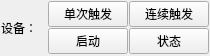
<?xml version="1.0" encoding="UTF-8"?>
<ui version="4.0">
 <class>ControlForm</class>
 <widget class="QWidget" name="ControlForm">
  <property name="geometry">
   <rect>
    <x>0</x>
    <y>0</y>
    <width>210</width>
    <height>56</height>
   </rect>
  </property>
  <property name="maximumSize">
   <size>
    <width>16777215</width>
    <height>66</height>
   </size>
  </property>
  <property name="windowTitle">
   <string>Form</string>
  </property>
  <layout class="QGridLayout" name="gridLayout_2">
   <property name="leftMargin">
    <number>1</number>
   </property>
   <property name="topMargin">
    <number>1</number>
   </property>
   <property name="rightMargin">
    <number>1</number>
   </property>
   <property name="bottomMargin">
    <number>1</number>
   </property>
   <property name="spacing">
    <number>1</number>
   </property>
   <item row="0" column="0">
    <widget class="QLabel" name="label">
     <property name="text">
      <string>设备：</string>
     </property>
    </widget>
   </item>
   <item row="0" column="1">
    <layout class="QGridLayout" name="gridLayout">
     <item row="0" column="0">
      <widget class="QPushButton" name="btnTrig">
       <property name="text">
        <string>单次触发</string>
       </property>
       <property name="checkable">
        <bool>true</bool>
       </property>
      </widget>
     </item>
     <item row="0" column="1">
      <widget class="QPushButton" name="btnAuto">
       <property name="text">
        <string>连续触发</string>
       </property>
       <property name="checkable">
        <bool>true</bool>
       </property>
      </widget>
     </item>
     <item row="1" column="0">
      <widget class="QPushButton" name="btnStart">
       <property name="text">
        <string>启动</string>
       </property>
       <property name="checkable">
        <bool>true</bool>
       </property>
      </widget>
     </item>
     <item row="1" column="1">
      <widget class="QPushButton" name="btnStatus">
       <property name="text">
        <string>状态</string>
       </property>
       <property name="checkable">
        <bool>true</bool>
       </property>
      </widget>
     </item>
    </layout>
   </item>
  </layout>
 </widget>
 <resources/>
 <connections/>
</ui>
